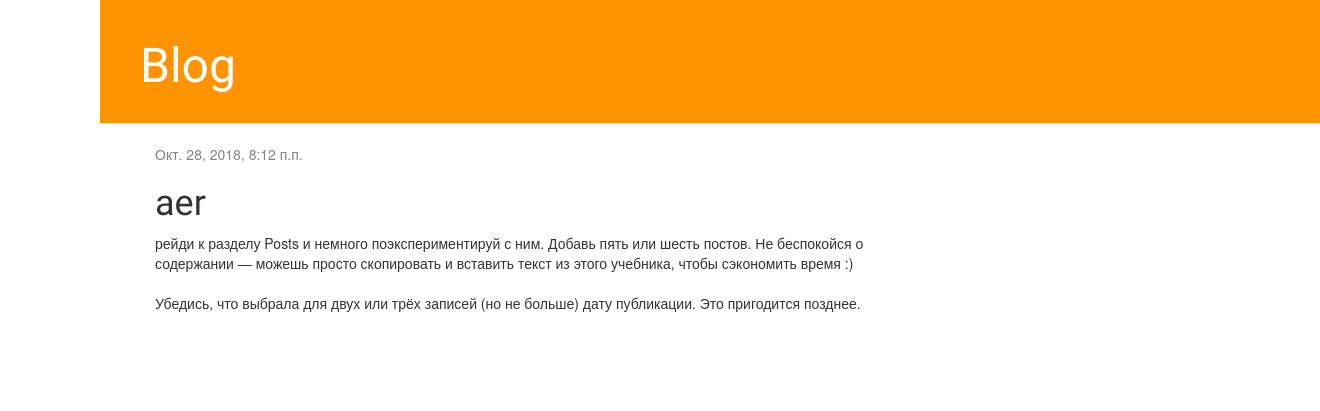
The app's page /post/1/ with its own data.
### blog/models.py (models this page shows, shortened)
class Post(models.Model):
    author = models.ForeignKey('auth.User', on_delete=models.CASCADE)
    title = models.CharField(max_length=200)
    text = models.TextField()
    created_date = models.DateTimeField(
            default=timezone.now)
    published_date = models.DateTimeField(
            blank=True, null=True)

### blog/views.py (the view)
# urls.py: url(r'^post/(?P<pk>\d+)/$', views.post_detail, name='post_detail'),
def post_detail(request, pk):
    post = get_object_or_404(Post, pk=pk)
    return render(request, 'blog/post_detail.html', {'post': post})

### blog/templates/blog/post_detail.html
{% extends 'blog/base.html' %}
{% block content %}
    <div class="post">
        {% if post.published_date %}
            <div class="date">
                {{ post.published_date }}
            </div>
        {% endif %}
        <h1>{{ post.title }}</h1>
        <p>{{ post.text|linebreaksbr }}</p>
    </div>
{% endblock %}

### blog/static/css/blog.css (style rules this page uses)
body { padding-left: 100px; }
h1, h2, h3, h4 { font-family: 'Lobster', cursive; }
.date { color: #828282; }
.post { margin-bottom: 70px; }

### records on screen
Post: published_date "Окт. 28, 2018, 8:12 п.п.", title "aer", text "рейди к разделу Posts и немного поэкспериментируй с ним. Добавь пять или шесть постов. Не беспокойся о содержании — можешь просто скопировать и вставить текст из этого учебника, чтобы сэкономить время :) Убедись, что выбрала для двух или трёх записей (но не больше) дату публикации. Это пригодится позднее."
